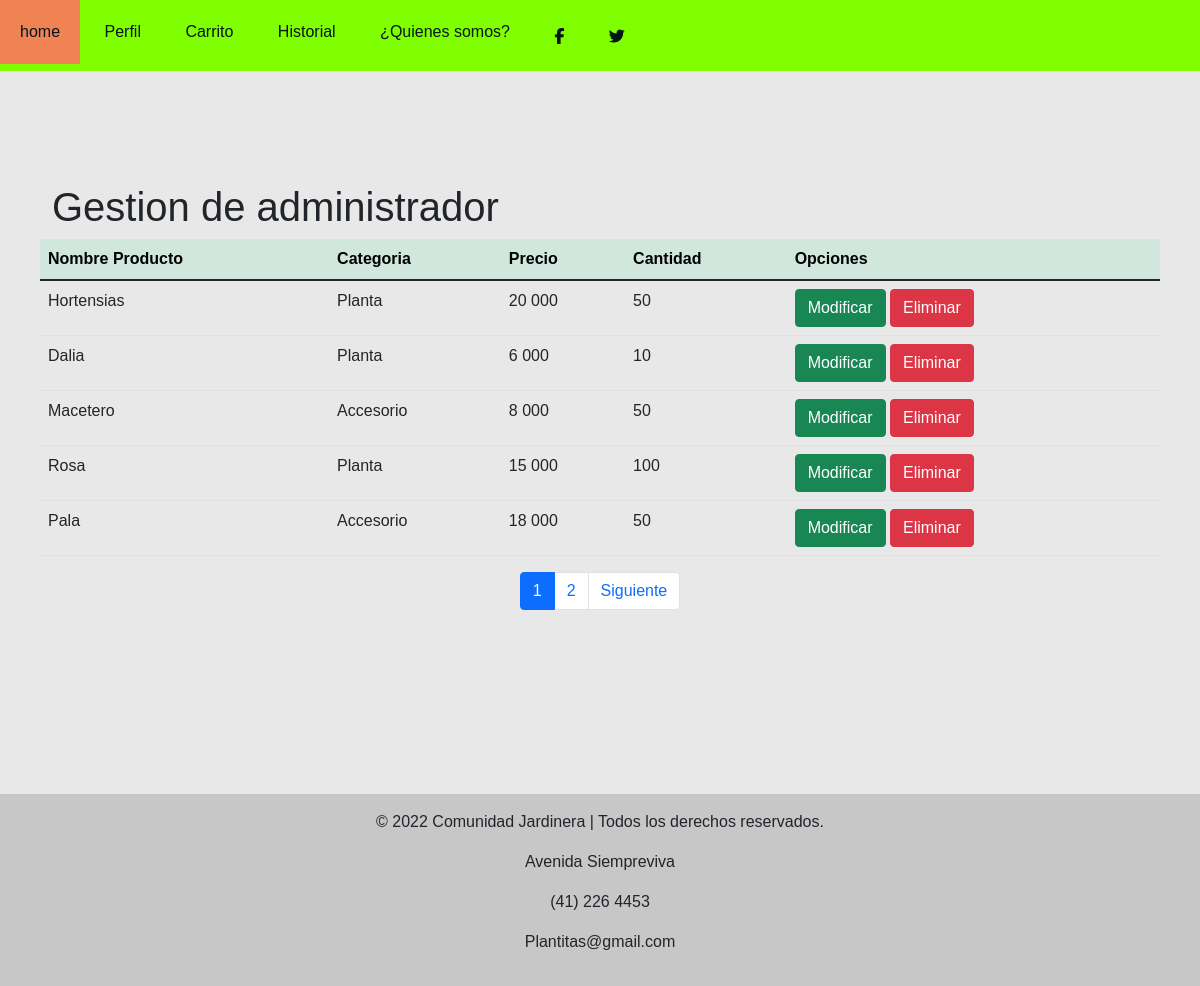
The app's page /admproductos/ with its own data.
### app/models.py (models this page shows, shortened)
class Producto(models.Model):
    nombre = models.CharField(max_length=51)
    descripcion = models.CharField(max_length=100)
    precio = models.IntegerField()
    categoria = models.ForeignKey(Categoria, on_delete=models.CASCADE)
    cantidad = models.IntegerField(null=True, blank=True)
    imagen = models.ImageField(upload_to="productos/", null=True)

class Categoria(models.Model):
    nombre = models.CharField(max_length=50)
    descripcion = models.CharField(max_length=100)
    def __str__(self):
        return self.nombre

### app/views.py (the view)
# urls.py: path('admproductos/',admproducto, name="admproducto" ),
def admproducto(request):
    productos = Producto.objects.all()
    page = request.GET.get('page', 1)
    try:
        paginator = Paginator(productos, 5)
        productos = paginator.page(page)
    except:
        raise Http404
    data = {
        'entity': productos,
        'paginator': paginator
    }
    return render(request,'app/admproducto.html',data)

### app/templates/app/admproducto.html (shortened to what this page needs)
<!DOCTYPE html>
<html lang="es">
<head>
<link href="https://cdn.jsdelivr.net/npm/bootstrap@5.1.3/dist/css/bootstrap.min.css" rel="stylesheet">
{%load static%}
<link rel="stylesheet" href="{% static 'style.css'%}">
</head>
<body>
    <ul class="menu">
        <li><a href="{% url 'home'%}">home </a> </li>
        <li><a href="{% url 'perfil'%}">Perfil </a> </li>
        <li><a href="{% url 'carrito'%}">Carrito </a> </li>
        <li><a href="{% url 'historial'%}">Historial</a> </li>
        <li><a href="{% url 'quienes'%}">¿Quienes somos? </a>
        </li>
        <li><a href="#" class="fa fa-facebook"></a></li>
        <li><a href="#" class="fa fa-twitter"></a></li>
    </ul>
    <br>
    <br>
    <br>
    <br>
    {%load humanize%}
        <div class="container-fluid px-5 mt-3 ">
            <div class="row">
                <h1 class="display-6">Gestion de administrador</h1>
            </div>
            <div class="row">
                <table class="table table-stripped table-hover table-responsive">
                    <thead class="table-success">
                      <tr>
                        <th>Nombre Producto</th>
                        <th>Categoria</th>
                        <th>Precio </th>
                        <th>Cantidad</th>
                        <th>Opciones</th>
                      </tr>
                    </thead>
                    {% for p in entity %}
                        <tr>
                            <td>{{p.nombre}}</td>
                            <td>{{p.categoria}}</td>
                            <td>{{p.precio | intcomma}}</td>
                            <td>{{p.cantidad}}</td>
                            <td>
                                <a href="{% url 'admmodificar' p.id %}" class="btn btn-success">Modificar</a>
                                <a href="{% url 'eliminaproducto' p.id %}"class="btn btn-danger">Eliminar</a>
                            </td>
                        </tr>
                    {% endfor %}
                  </table>
            </div>
            <div>
                {% include 'app/paginator.html'%}
            </div>
        </div>
        <br>
        <br>
        <br>
        <br>
        <br>
        <br>
        <br>
        <footer class="bg-light text-center text-lg-start footer-style">
            <div class="text-center p-3" style="background-color: rgba(0, 0, 0, 0.2);">
                <p>© 2022 Comunidad Jardinera | Todos los derechos reservados.</p>
                <p> Avenida Siempreviva </p>
                <p> (41) 226 4453</p>
                <p> Plantitas@gmail.com</p>
            </div>
        </footer>
</body>
</html>

### app/static/style.css (style rules this page uses)
* { overflow-x: hidden; }
body { font-family: 'Franklin Gothic Medium', 'Arial Narrow', Arial, sans-serif ; background: #e8e8e8; }
.menu { list-style:none; padding: 0; background:chartreuse; ; width:100%; max-width: 1900px; margin: auto; }
.menu li a { text-decoration: none; color: rgb(3, 21, 24); padding: 20px; display: block; }
.menu li { display: inline-block; text-align: center; }
.row { display: flex; flex-wrap: wrap; padding: 0 4px; }

### records on screen
Producto: nombre "Hortensias", categoria "Planta", precio "20 000", cantidad "50"
Producto: nombre "Dalia", categoria "Planta", precio "6 000", cantidad "10"
Producto: nombre "Macetero", categoria "Accesorio", precio "8 000", cantidad "50"
Producto: nombre "Rosa", categoria "Planta", precio "15 000", cantidad "100"
Producto: nombre "Pala", categoria "Accesorio", precio "18 000", cantidad "50"

### other values on screen
{{ page }} "1" "2"
